Frame 1 (no input): blank canvas, image omitted
Frame 60 (the mouse pressed at the canvas centre just before this capture): blank canvas, image omitted
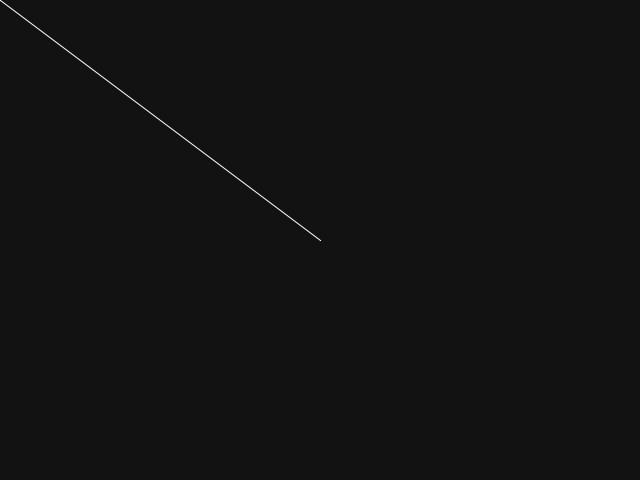
Frame 120 (the mouse held since frame 60 and released just before this capture)

The Processing sketch whose frames 1 and 60 were blank and that drew this single picture after the mouse press (run headless with seeded random() and noise(); from frame 60 on, the mouse is pressed at the canvas centre):

// Processing sketch: key_events_26_03_22
// ── key_events_26_03_22.pde
//Mouse Event Draw Line
//Get Current mouseX and mouseY position using (mouseX,mouseY)
//Get Previous mouseX and mouseY position using (mouseX,mouseY)

//void setup(){
//   size(640,480);
//   background(#121212);
//}


//void draw(){
//  stroke(#FFFFFF);
//  line(pmouseX,pmouseY,mouseX,mouseY);
//}


// Mouse event move Rect across screen
//void setup(){
//  size(640,480);
//}

//void draw(){
//  background(#121212);
//  rect(mouseX-50,mouseY-50,100,100);
//  //rect(mouseX,mouseY,100,100);
//}


// Mouse press event
// To check is mouse button is clicked use mousePressed() method
void setup(){
  size(640,480);
  background(#121212);
}

void draw(){
  stroke(#FFFFFF);
  line(pmouseX,pmouseY,mouseX,mouseY);
}

void mousePressed(){
  background(#121212);
}

void keyPressed(){
  background(0,255,0);
}
